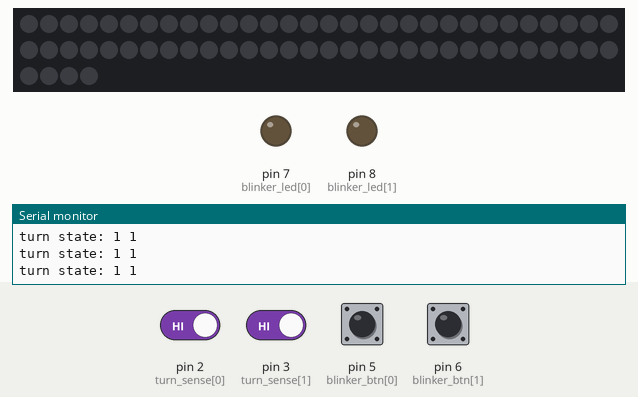
Recording of a sketch running on a simulated Arduino Uno, built with avr-gcc and run on an emulated ATmega328P. Shown: 64 RGB LEDs in strip order, left to right, continuing on the next row, output pins drawn as LEDs (lit = HIGH), the last lines printed to the serial monitor. The inputs (shaded band) are chosen by the test bench; at power-on: pin 2 (turn_sense[0]), pin 3 (turn_sense[1]) HIGH, pin 5 (blinker_btn[0]), pin 6 (blinker_btn[1]) LOW. Dim RGB values are drawn brighter than linear.

Above: at 1.4 s.
1.5 s: pin 5 (blinker_btn[0]) pulled HIGH for 0.4 s
At 3.2 s:
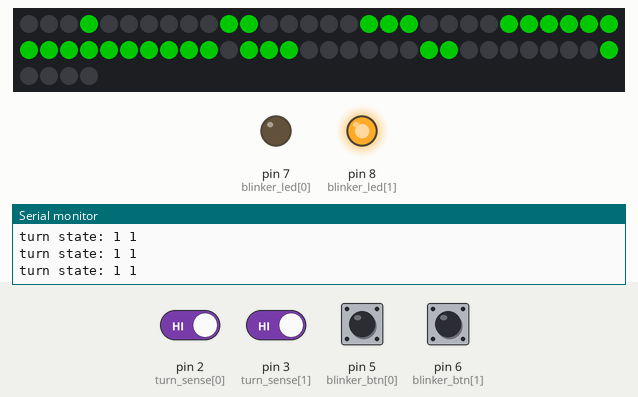
3.5 s: pin 6 (blinker_btn[1]) pulled HIGH for 1 s
At 4.6 s:
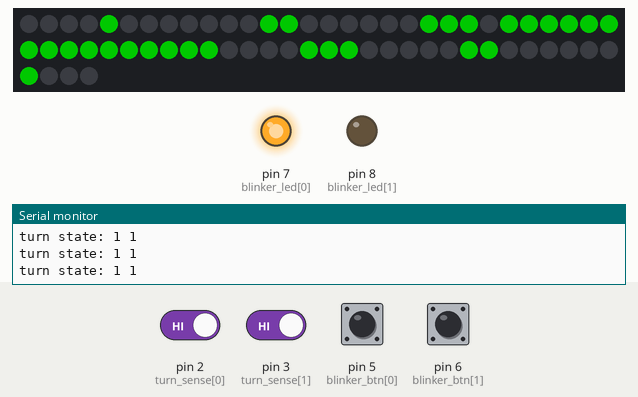
6.0 s: pin 5 (blinker_btn[0]) pulled HIGH for 1 s
At 7.0 s:
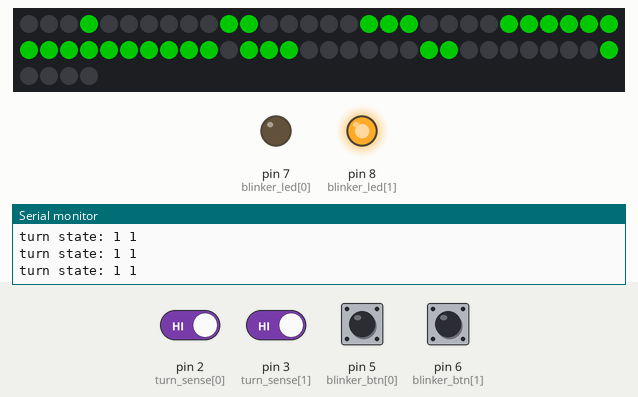
10.0 s: pin 6 (blinker_btn[1]) pulled HIGH for 1 s
At 11.5 s:
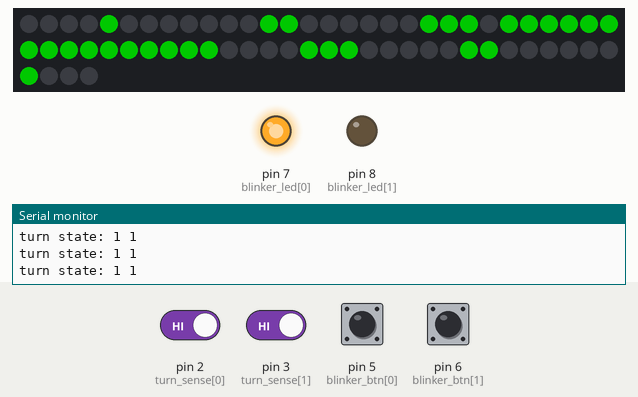
14.0 s: pin 5 (blinker_btn[0]) pulled HIGH for 1 s
At 16.1 s:
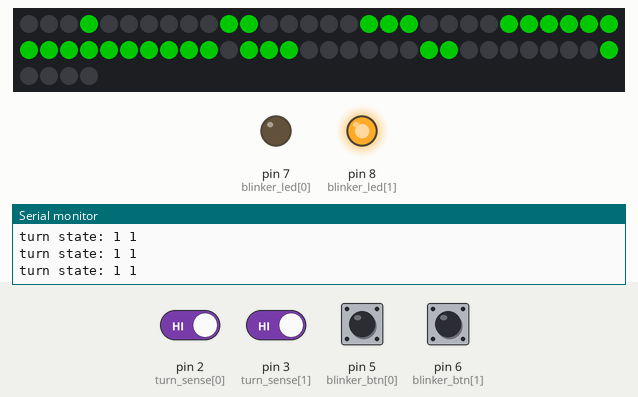
18.0 s: pin 2 (turn_sense[0]) driven LOW
At 19.2 s:
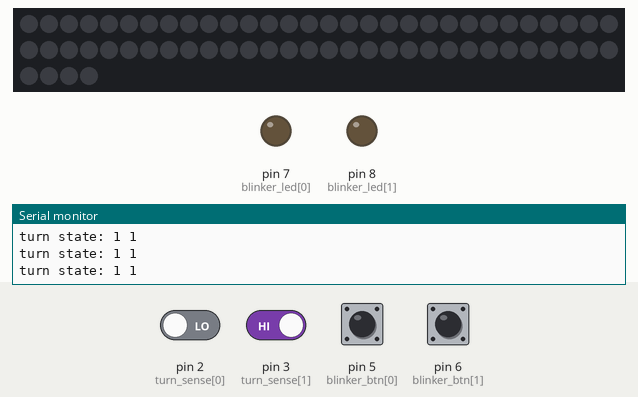
Timing chart, 0 to 21.0 s (numbered marks = the images above; inputs shaded):
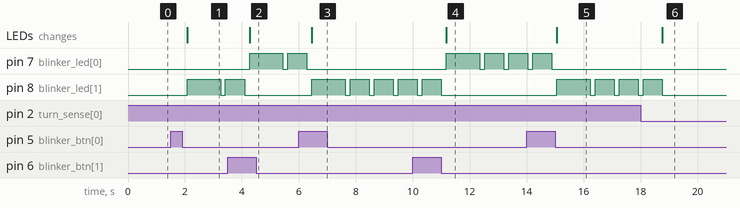

The sketch:

arduino-smartbike.ino
```cpp
/*Created by Michael Young and Brett Ratner
  This project allows a bike to have blinkers
  using and led matrix that will show a right
  or left arrow depending on the direction the
  bike rider wants to turn. After the rider has
  made the turn the blinker will then automatically
  shut off emulating a blinker of a car
*/
// neopixel
#include <Adafruit_NeoPixel.h>
#include <avr/power.h>
#define PIN            9
#define NUMPIXELS      64
Adafruit_NeoPixel pixels = Adafruit_NeoPixel(NUMPIXELS, PIN, NEO_GRB + NEO_KHZ800);
int led_matrixRight[] = {0,0,0,0,1,0,0,0,
                         0,0,0,0,1,1,0,0,
                         0,0,0,0,1,1,1,0,
                         1,1,1,1,1,1,1,1,
                         1,1,1,1,1,1,1,1,
                         0,0,0,0,1,1,1,0,
                         0,0,0,0,1,1,0,0,
                         0,0,0,0,1,0,0,0};

int led_matrixLeft[] = {0,0,0,1,0,0,0,0,
                        0,0,1,1,0,0,0,0,
                        0,1,1,1,0,0,0,0,
                        1,1,1,1,1,1,1,1,
                        1,1,1,1,1,1,1,1,
                        0,1,1,1,0,0,0,0,
                        0,0,1,1,0,0,0,0,
                        0,0,0,1,0,0,0,0};

// pins
const int turn_sense[] = {2, 3}, blinker_btn[] = {5, 6}, blinker_led[] = {7, 8};

// states
int button_state[] = {0, 0}, turn_state[] = {0, 0}, use_delay = 0;
int state;

void setup()
{
  #if defined (__AVR_ATtiny85__)
  if (F_CPU == 16000000) clock_prescale_set(clock_div_1);
  #endif

  Serial.begin(9600);

  Serial.print("initializing neopixels...");
  pixels.begin();
  Serial.println("OK");

  Serial.print("initializing pins...");
  for(int x = 0; x <= 1; x++)
  {
    pinMode(turn_sense[x], INPUT);
    pinMode(blinker_btn[x], INPUT);
    pinMode(blinker_led[x], OUTPUT);
  }
  Serial.println("OK");
}

void loop()
{
  run_turns();
  run_blinker();
  logging();
  if(use_delay){delay(500); use_delay = 0;}
}

void logging()
{
  /*
  Serial.print("btn state: ");
  Serial.print(button_state[0]);
  Serial.print(" ");
  Serial.println(button_state[1]);
  */

  Serial.print("turn state: ");
  Serial.print(turn_state[0]);
  Serial.print(" ");
  Serial.println(turn_state[1]);
}

void read_blinkers()
{
  int blinker_btn_state[2];
  for(int x = 0; x <= 1; x++){blinker_btn_state[x] = digitalRead(blinker_btn[x]);}

  if(blinker_btn_state[0] && blinker_btn_state[1]){button_state[0] = 0; button_state[1] = 0; use_delay = 1;}
  else if(blinker_btn_state[0] || blinker_btn_state[1])
  {
    for(int x = 0; x <= 1; x++)
    {
      if(blinker_btn_state[x] && button_state[x] != 1){button_state[x] = 1; use_delay = 1;}
      else if(blinker_btn_state[x] && button_state[x] == 1){button_state[x] = 0; use_delay = 1;}
      else{button_state[x] = 0;}
    }
  }
}

void read_turns()
{
  for(int x = 0; x <= 1; x++)
  {
    if(button_state[x] && turn_state[x] && !digitalRead(turn_sense[x]))
    {
      button_state[0] = 0;
      button_state[1] = 0;
    }
    else
    {
      turn_state[x] = digitalRead(turn_sense[x]);
    }
  }
}

void run_blinker()
{
  read_blinkers();

  if(button_state[0]){state = 2;}
  else if(button_state[1]){state = 1;}
  else{state = 0;}
  tail_light(0); // reset
  tail_light(state);
}

void run_turns()
{
  read_turns();
}

void tail_light(int state)
{
  for(int i=0;i<NUMPIXELS;i++)
  {
    switch(state)
    {
      case 1:
        if(led_matrixRight[i] == 1){pixels.setPixelColor(i, pixels.Color(0,100,0));}
        break;
      case 2:
        if(led_matrixLeft[i] == 1){pixels.setPixelColor(i, pixels.Color(0,100,0));}
        break;
      default:
        pixels.setPixelColor(i, pixels.Color(0,0,0));
    }

    pixels.show();
  }

  if(state == 1 || state == 2)
  {
    if(state == 1){digitalWrite(blinker_led[0], HIGH); digitalWrite(blinker_led[1], LOW);}
    else{digitalWrite(blinker_led[0], LOW); digitalWrite(blinker_led[1], HIGH);}
    delay(500);
  }
  else
  {
    digitalWrite(blinker_led[0], LOW);
    digitalWrite(blinker_led[1], LOW);
  }
}
```

Measured:
- after the input at 1.5 s, pin 8 (blinker_led[1]): LOW → HIGH after 0.58 s, → LOW 1.2 s later, → HIGH 0.17 s later; the LEDs: change after 0.58 s (image 1)
- after the input at 3.5 s, pin 7 (blinker_led[0]): LOW → HIGH after 0.77 s, → LOW 1.2 s later, → HIGH 0.17 s later; pin 8 (blinker_led[1]): goes on until 4.1 s, then stays LOW; the LEDs: change after 0.77 s (image 2)
- after the input at 6.0 s, pin 7 (blinker_led[0]): goes on until 6.3 s, then stays LOW; pin 8 (blinker_led[1]): LOW → HIGH after 0.46 s, then repeats every 0.84 s: LOW 0.17 s, HIGH 0.67 s; the LEDs: change after 0.46 s (image 3)
- after the input at 10.0 s, pin 7 (blinker_led[0]): goes HIGH 1.2 s, LOW 0.17 s, HIGH 0.67 s, LOW 0.17 s, then HIGH, starting after 1.2 s; pin 8 (blinker_led[1]): goes on until 11.0 s, then stays LOW; the LEDs: change after 1.2 s (image 4)
- after the input at 14.0 s, pin 7 (blinker_led[0]): goes on until 14.9 s, then stays LOW; pin 8 (blinker_led[1]): LOW → HIGH after 1.1 s, then repeats every 0.84 s: LOW 0.17 s, HIGH 0.67 s; the LEDs: change after 1.1 s (image 5)
- after the input at 18.0 s, pin 8 (blinker_led[1]): goes on until 18.8 s, then stays LOW; the LEDs: change after 0.77 s (image 6)
